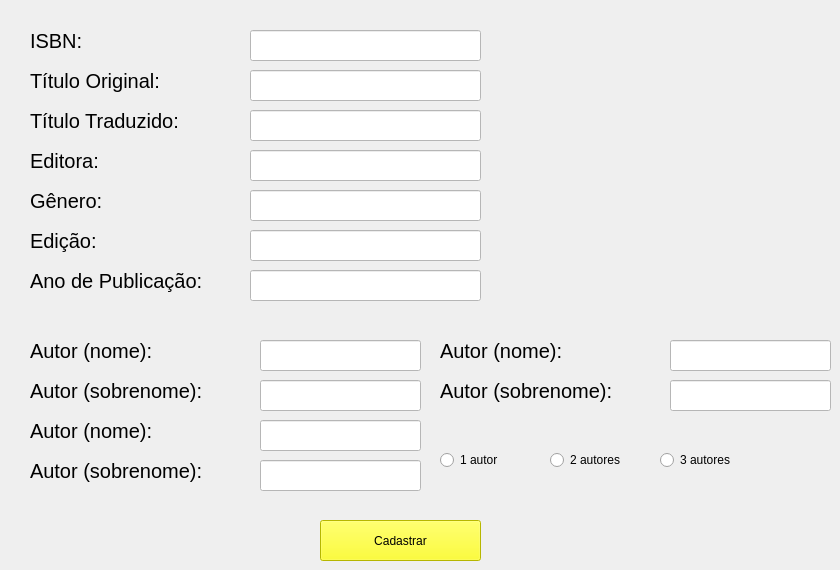
    <widget class="QWidget" name="tab_2">
     <attribute name="title">
      <string>Cadastro de livros</string>
     </attribute>
     <widget class="QLineEdit" name="InsertAnoPublicacao">
      <property name="geometry">
       <rect>
        <x>250</x>
        <y>270</y>
        <width>231</width>
        <height>31</height>
       </rect>
      </property>
      <property name="styleSheet">
       <string notr="true">background-color: rgb(255, 255, 255);</string>
      </property>
     </widget>
     <widget class="QLineEdit" name="InsertTituloTraduzido">
      <property name="geometry">
       <rect>
        <x>250</x>
        <y>110</y>
        <width>231</width>
        <height>31</height>
       </rect>
      </property>
      <property name="styleSheet">
       <string notr="true">background-color: rgb(255, 255, 255);</string>
      </property>
     </widget>
     <widget class="QLabel" name="Genero">
      <property name="geometry">
       <rect>
        <x>30</x>
        <y>180</y>
        <width>231</width>
        <height>41</height>
       </rect>
      </property>
      <property name="font">
       <font>
        <pointsize>15</pointsize>
       </font>
      </property>
      <property name="lineWidth">
       <number>1</number>
      </property>
      <property name="text">
       <string>Gênero: </string>
      </property>
     </widget>
     <widget class="QLineEdit" name="InsertGenero">
      <property name="geometry">
       <rect>
        <x>250</x>
        <y>190</y>
        <width>231</width>
        <height>31</height>
       </rect>
      </property>
      <property name="styleSheet">
       <string notr="true">background-color: rgb(255, 255, 255);</string>
      </property>
     </widget>
     <widget class="QLabel" name="TituloOriginal">
      <property name="geometry">
       <rect>
        <x>30</x>
        <y>60</y>
        <width>171</width>
        <height>41</height>
       </rect>
      </property>
      <property name="font">
       <font>
        <pointsize>15</pointsize>
       </font>
      </property>
      <property name="lineWidth">
       <number>1</number>
      </property>
      <property name="text">
       <string>Título Original: </string>
      </property>
     </widget>
     <widget class="QLabel" name="Editora">
      <property name="geometry">
       <rect>
        <x>30</x>
        <y>140</y>
        <width>131</width>
        <height>41</height>
       </rect>
      </property>
      <property name="font">
       <font>
        <pointsize>15</pointsize>
       </font>
      </property>
      <property name="lineWidth">
       <number>1</number>
      </property>
      <property name="text">
       <string>Editora:</string>
      </property>
     </widget>
     <widget class="QLabel" name="AnoPublicao">
      <property name="geometry">
       <rect>
        <x>30</x>
        <y>260</y>
        <width>221</width>
        <height>41</height>
       </rect>
      </property>
      <property name="font">
       <font>
        <pointsize>15</pointsize>
       </font>
      </property>
      <property name="lineWidth">
       <number>1</number>
      </property>
      <property name="text">
       <string>Ano de Publicação:</string>
      </property>
     </widget>
     <widget class="QLineEdit" name="InsertEditora">
      <property name="geometry">
       <rect>
        <x>250</x>
        <y>150</y>
        <width>231</width>
        <height>31</height>
       </rect>
      </property>
      <property name="styleSheet">
       <string notr="true">background-color: rgb(255, 255, 255);</string>
      </property>
     </widget>
     <widget class="QLineEdit" name="InsertTituloOriginal">
      <property name="geometry">
       <rect>
        <x>250</x>
        <y>70</y>
        <width>231</width>
        <height>31</height>
       </rect>
      </property>
      <property name="styleSheet">
       <string notr="true">background-color: rgb(255, 255, 255);</string>
      </property>
     </widget>
     <widget class="QLineEdit" name="InsertISBN">
      <property name="geometry">
       <rect>
        <x>250</x>
        <y>30</y>
        <width>231</width>
        <height>31</height>
       </rect>
      </property>
      <property name="styleSheet">
       <string notr="true">background-color: rgb(255, 255, 255);</string>
      </property>
     </widget>
     <widget class="QLabel" name="TituloTraduzido">
      <property name="geometry">
       <rect>
        <x>30</x>
        <y>100</y>
        <width>191</width>
        <height>41</height>
       </rect>
      </property>
      <property name="font">
       <font>
        <pointsize>15</pointsize>
       </font>
      </property>
      <property name="lineWidth">
       <number>1</number>
      </property>
      <property name="text">
       <string>Título Traduzido:</string>
      </property>
     </widget>
     <widget class="QLabel" name="Edicao">
      <property name="geometry">
       <rect>
        <x>30</x>
        <y>220</y>
        <width>121</width>
        <height>41</height>
       </rect>
      </property>
      <property name="font">
       <font>
        <pointsize>15</pointsize>
       </font>
      </property>
      <property name="lineWidth">
       <number>1</number>
      </property>
      <property name="text">
       <string>Edição:</string>
      </property>
     </widget>
     <widget class="QLabel" name="ISBN">
      <property name="geometry">
       <rect>
        <x>30</x>
        <y>20</y>
        <width>81</width>
        <height>41</height>
       </rect>
      </property>
      <property name="font">
       <font>
        <pointsize>15</pointsize>
       </font>
      </property>
      <property name="lineWidth">
       <number>1</number>
      </property>
      <property name="text">
       <string>ISBN:</string>
      </property>
     </widget>
     <widget class="QLineEdit" name="InsertEdicao">
      <property name="geometry">
       <rect>
        <x>250</x>
        <y>230</y>
        <width>231</width>
        <height>31</height>
       </rect>
      </property>
      <property name="styleSheet">
       <string notr="true">background-color: rgb(255, 255, 255);</string>
      </property>
     </widget>
     <widget class="QPushButton" name="CadastraLivro">
      <property name="geometry">
       <rect>
        <x>320</x>
        <y>520</y>
        <width>161</width>
        <height>41</height>
       </rect>
      </property>
      <property name="styleSheet">
       <string notr="true">background-color: rgb(255, 255, 0);</string>
      </property>
      <property name="text">
       <string>Cadastrar</string>
      </property>
     </widget>
     <widget class="QLabel" name="NomeAutor1">
      <property name="geometry">
       <rect>
        <x>30</x>
        <y>330</y>
        <width>221</width>
        <height>41</height>
       </rect>
      </property>
      <property name="font">
       <font>
        <pointsize>15</pointsize>
       </font>
      </property>
      <property name="lineWidth">
       <number>1</number>
      </property>
      <property name="text">
       <string>Autor (nome):</string>
      </property>
     </widget>
     <widget class="QLineEdit" name="InsertNomeAutor1">
      <property name="geometry">
       <rect>
        <x>260</x>
        <y>340</y>
        <width>161</width>
        <height>31</height>
       </rect>
      </property>
      <property name="styleSheet">
       <string notr="true">background-color: rgb(255, 255, 255);</string>
      </property>
     </widget>
     <widget class="QLabel" name="SobrenomAutor1">
      <property name="geometry">
       <rect>
        <x>30</x>
        <y>370</y>
        <width>221</width>
        <height>41</height>
       </rect>
      </property>
      <property name="font">
       <font>
        <pointsize>15</pointsize>
       </font>
      </property>
      <property name="lineWidth">
       <number>1</number>
      </property>
      <property name="text">
       <string>Autor (sobrenome):</string>
      </property>
     </widget>
     <widget class="QLineEdit" name="InsertSobrenomeAutor1">
      <property name="geometry">
       <rect>
        <x>260</x>
        <y>380</y>
        <width>161</width>
        <height>31</height>
       </rect>
      </property>
      <property name="styleSheet">
       <string notr="true">background-color: rgb(255, 255, 255);</string>
      </property>
     </widget>
     <widget class="QLabel" name="NomeAutor2">
      <property name="geometry">
       <rect>
        <x>30</x>
        <y>410</y>
        <width>221</width>
        <height>41</height>
       </rect>
      </property>
      <property name="font">
       <font>
        <pointsize>15</pointsize>
       </font>
      </property>
      <property name="lineWidth">
       <number>1</number>
      </property>
      <property name="text">
       <string>Autor (nome):</string>
      </property>
     </widget>
     <widget class="QLineEdit" name="InsertNomeAutor2">
      <property name="geometry">
       <rect>
        <x>260</x>
        <y>420</y>
        <width>161</width>
        <height>31</height>
       </rect>
      </property>
      <property name="styleSheet">
       <string notr="true">background-color: rgb(255, 255, 255);</string>
      </property>
     </widget>
     <widget class="QLabel" name="SobrenomeAutor2">
      <property name="geometry">
       <rect>
        <x>30</x>
        <y>450</y>
        <width>221</width>
        <height>41</height>
       </rect>
      </property>
      <property name="font">
       <font>
        <pointsize>15</pointsize>
       </font>
      </property>
      <property name="lineWidth">
       <number>1</number>
      </property>
      <property name="text">
       <string>Autor (sobrenome):</string>
      </property>
     </widget>
     <widget class="QLineEdit" name="InsertSobrenomeAutor2">
      <property name="geometry">
       <rect>
        <x>260</x>
        <y>460</y>
        <width>161</width>
        <height>31</height>
       </rect>
      </property>
      <property name="styleSheet">
       <string notr="true">background-color: rgb(255, 255, 255);</string>
      </property>
     </widget>
     <widget class="QLabel" name="NomeAutor3">
      <property name="geometry">
       <rect>
        <x>440</x>
        <y>330</y>
        <width>221</width>
        <height>41</height>
       </rect>
      </property>
      <property name="font">
       <font>
        <pointsize>15</pointsize>
       </font>
      </property>
      <property name="lineWidth">
       <number>1</number>
      </property>
      <property name="text">
       <string>Autor (nome):</string>
      </property>
     </widget>
     <widget class="QLineEdit" name="InsertNomeAutor3">
      <property name="geometry">
       <rect>
        <x>670</x>
        <y>340</y>
        <width>161</width>
        <height>31</height>
       </rect>
      </property>
      <property name="styleSheet">
       <string notr="true">background-color: rgb(255, 255, 255);</string>
      </property>
     </widget>
     <widget class="QLabel" name="SobrenomeAutor3">
      <property name="geometry">
       <rect>
        <x>440</x>
        <y>370</y>
        <width>221</width>
        <height>41</height>
       </rect>
      </property>
      <property name="font">
       <font>
        <pointsize>15</pointsize>
       </font>
      </property>
      <property name="lineWidth">
       <number>1</number>
      </property>
      <property name="text">
       <string>Autor (sobrenome):</string>
      </property>
     </widget>
     <widget class="QLineEdit" name="InsertSobrenomeAutor3">
      <property name="geometry">
       <rect>
        <x>670</x>
        <y>380</y>
        <width>161</width>
        <height>31</height>
       </rect>
      </property>
      <property name="styleSheet">
       <string notr="true">background-color: rgb(255, 255, 255);</string>
      </property>
     </widget>
     <widget class="QRadioButton" name="radioButton">
      <property name="geometry">
       <rect>
        <x>440</x>
        <y>450</y>
        <width>95</width>
        <height>20</height>
       </rect>
      </property>
      <property name="text">
       <string>1 autor</string>
      </property>
     </widget>
     <widget class="QRadioButton" name="radioButton_2">
      <property name="geometry">
       <rect>
        <x>550</x>
        <y>450</y>
        <width>95</width>
        <height>20</height>
       </rect>
      </property>
      <property name="text">
       <string>2 autores</string>
      </property>
     </widget>
     <widget class="QRadioButton" name="radioButton_3">
      <property name="geometry">
       <rect>
        <x>660</x>
        <y>450</y>
        <width>95</width>
        <height>20</height>
       </rect>
      </property>
      <property name="text">
       <string>3 autores</string>
      </property>
     </widget>
    </widget>
